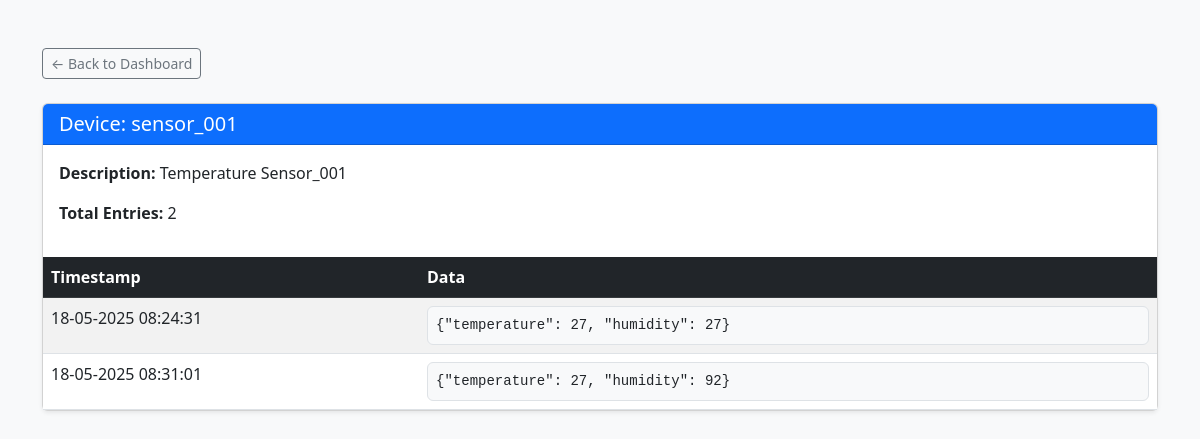
/device/sensor_001, run on the app's committed database.
### main.py (models this page shows)
class Device(db.Model):
    device_id = db.Column(db.String(50), unique=True, nullable=False, primary_key=True)
    description = db.Column(db.String(200), nullable=True)
    sensordatas = db.relationship('SensorData', back_populates="device")

class SensorData(db.Model):
    id = db.Column(db.Integer, primary_key=True)
    device_id = db.Column(db.ForeignKey('device.device_id'), nullable=False)
    data = db.Column(db.Text, nullable=False)
    timestamp = db.Column(db.DateTime, nullable=False, default=datetime.utcnow)
    device = db.relationship('Device', back_populates="sensordatas")

### main.py (the view)
@app.route('/device/<device_id>')
def device(device_id):
    device = Device.query.filter_by(device_id=device_id).join(SensorData).order_by(SensorData.timestamp).first()
    print(device)
    return render_template('device.html', device=device, parse_time=parse_time)

### main.py (called while the page is built)
def parse_time(time):
    return time.strftime('%d-%m-%Y %H:%M:%S')

### templates/device.html (shortened to what this page needs)
<!DOCTYPE html>
<html lang="en">
<head>
    <link href="https://cdn.jsdelivr.net/npm/bootstrap@5.3.0/dist/css/bootstrap.min.css" rel="stylesheet">
</head>
<body class="bg-light">
    <div class="container py-5">
        <a href="{{ url_for('test') }}" class="btn btn-sm btn-outline-secondary mb-4">← Back to Dashboard</a>
        <div class="card shadow-sm">
            <div class="card-header bg-primary text-white">
                <h5 class="mb-0">Device: {{ device.device_id }}</h5>
            </div>
            <div class="card-body">
                <p><strong>Description:</strong> {{ device.description or 'No description provided' }}</p>
                <p><strong>Total Entries:</strong> {{ device.sensordatas | length }}</p>
            </div>
            <div class="table-responsive">
                <table class="table table-striped table-hover mb-0">
                    <thead class="table-dark">
                        <tr>
                            <th scope="col">Timestamp</th>
                            <th scope="col">Data</th>
                        </tr>
                    </thead>
                    <tbody>
                    {% for sensordata in device.sensordatas %}
                        <tr>
                            <td>{{ parse_time(sensordata.timestamp) }}</td>
                            <td>
                                <pre class="m-0 bg-light border rounded p-2">{{ sensordata.data }}</pre>
                            </td>
                        </tr>
                    {% endfor %}
                    </tbody>
                </table>
            </div>
        </div>
    </div>
</body>
</html>

### data on the page
Device: device_id "sensor_001", description "Temperature Sensor_001"
SensorData: timestamp "18-05-2025 08:24:31", data "{\"temperature\": 27, \"humidity\": 27}"
SensorData: timestamp "18-05-2025 08:31:01", data "{\"temperature\": 27, \"humidity\": 92}"

### other printed values
{{ device.sensordatas | length }} "2"
